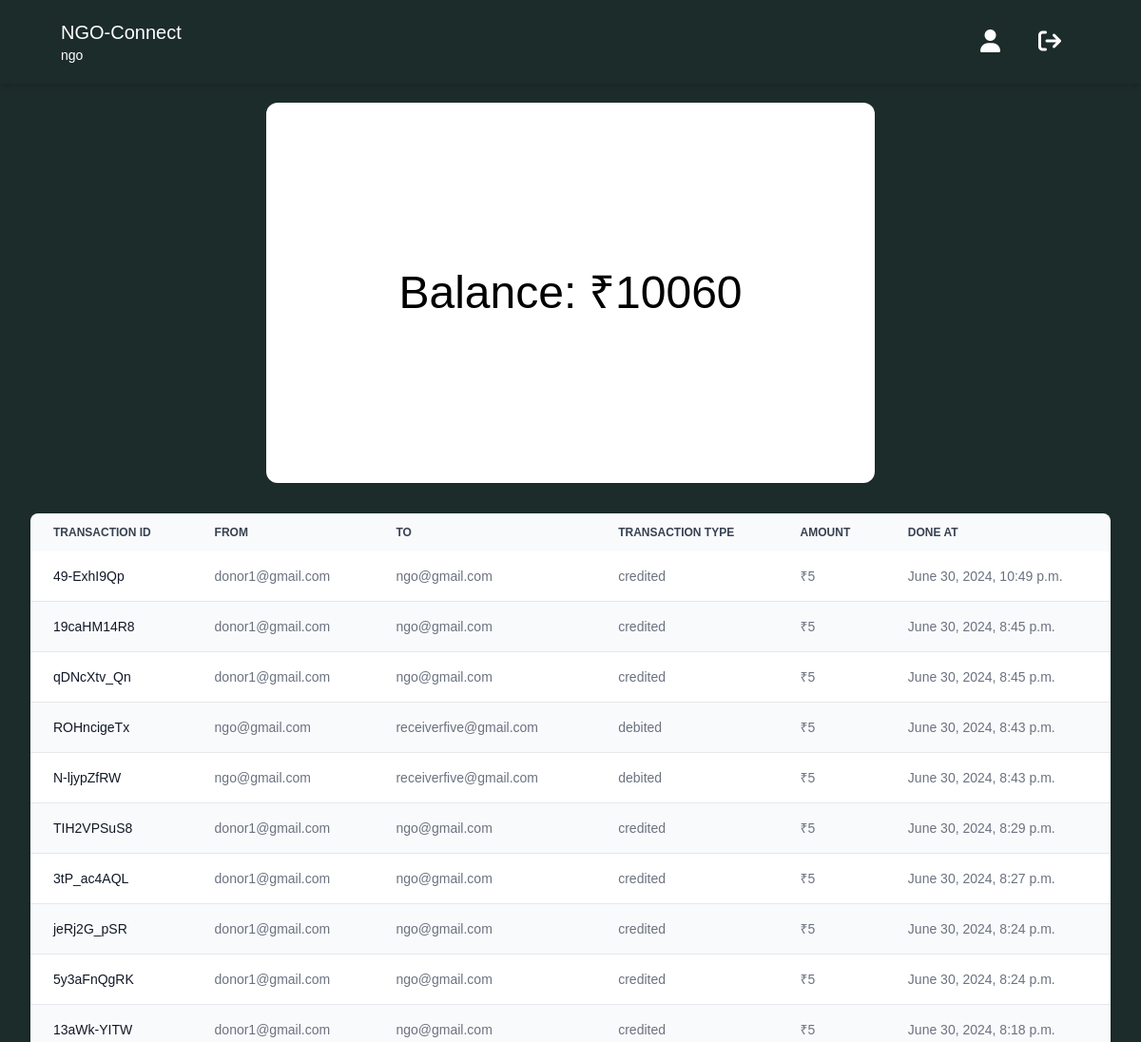
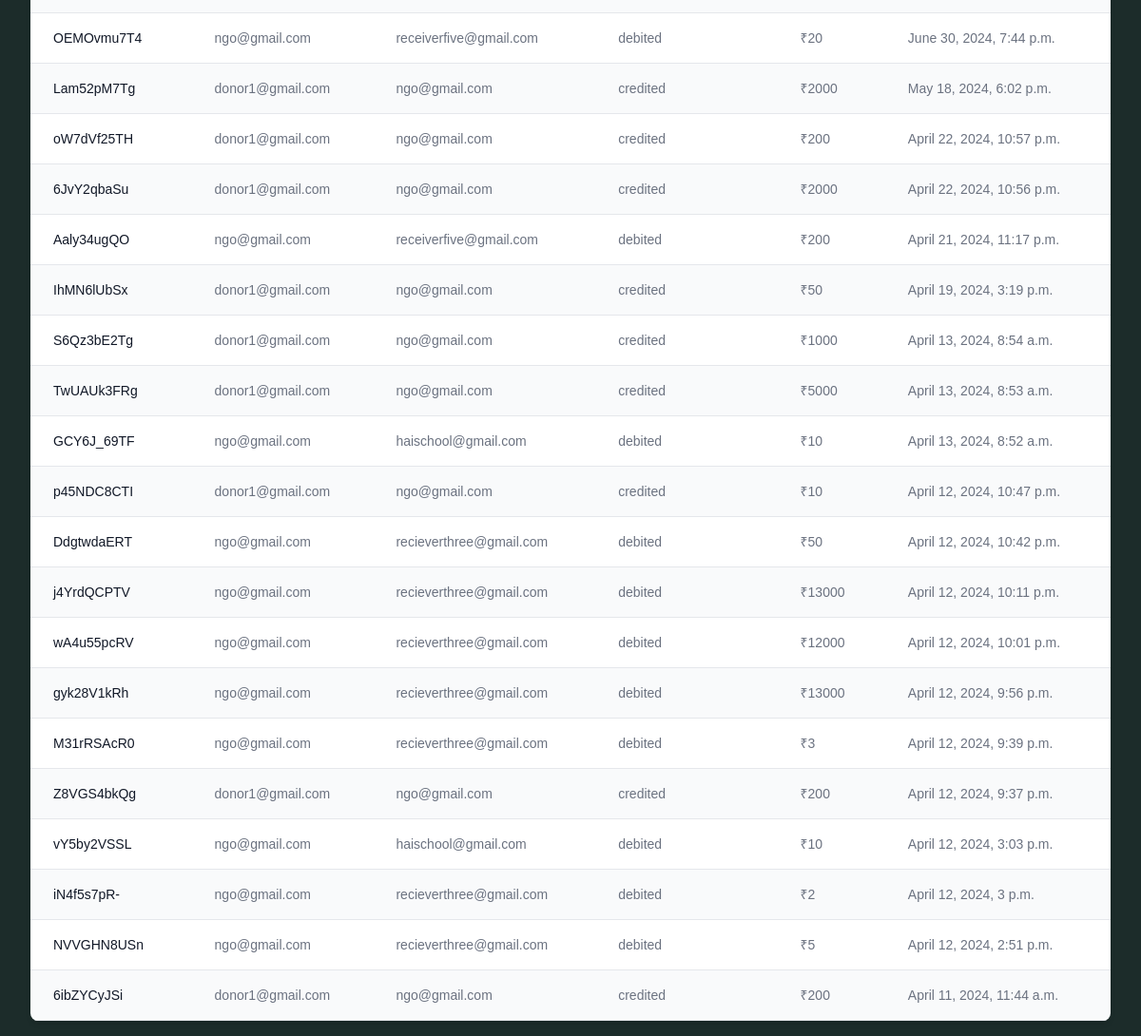
Screenshot of /ngo/ngo_balance_sheet (signed in) with the database file from the repository (2 pictures, top to bottom).
### ngo/models.py (models this page shows)
class NgoBank(models.Model):
    user = models.OneToOneField(User, on_delete=models.CASCADE)
    current_balance = models.IntegerField(null=True)

class NgoBankTransactions(models.Model):
    from_user = models.ForeignKey(User, on_delete=models.CASCADE, related_name='sent', null=True)
    to_user = models.ForeignKey(User, on_delete=models.CASCADE, related_name='received', null=True)
    amount = models.IntegerField(null=True)
    transaction_id = models.CharField(max_length=10, null=True)
    transaction_type = models.CharField(max_length=8, choices=(('credited', 'credited'), ('debited', 'debited')), null=True)
    done_at = models.DateTimeField(auto_now=True,blank=True, null=True)

### ngo/views.py (the view)
# urls.py: path('ngo_balance_sheet', views.ngo_balance_sheet, name="ngo_balance_sheet"),
def ngo_balance_sheet(request):
    profile=request.user
    try:
        bank = NgoBank.objects.get(user=request.user)
    except NgoBank.DoesNotExist:
        bank = NgoBank(user=request.user)
    transactions = NgoBankTransactions.objects.filter(
        Q(from_user=request.user) | Q(to_user=request.user)
    ).order_by('-done_at')
    context = {
        'user': profile,
        'bank': bank,
        'transactions': transactions,
    }
    return render(request, 'ngo_balance_sheet.html', context)

### ngo/templates/ngo_balance_sheet.html (shortened to what this page needs)
<!DOCTYPE html>
<html lang="en">
<head>
    <script src="https://cdn.tailwindcss.com"></script>
    <link rel="stylesheet" href="https://cdnjs.cloudflare.com/ajax/libs/font-awesome/6.1.1/css/all.min.css" />
</head>
<body style="font-family: sans-serif; background-color: #1C2C2A;" >
    <header
    class="lg:px-16 px-4 flex flex-wrap items-center py-4 shadow-md"
>
    <div class="flex-1 flex justify-between items-center">
      <a href="#" class="text-xl text-white">NGO-Connect <p class="text-sm">{{ user.first_name }}</p></a>
    </div>
    <div class="hidden lg:flex lg:items-center lg:w-auto w-full" id="menu">
        <nav>
            <ul class="lg:flex items-center justify-between text-base text-gray-700 pt-4 lg:pt-0">
                <li><a class="lg:p-4 py-3 rounded-md px-0 mx-1 block text-white" href="/ngo/ngo_profile_page"><i class="fa fa-user fa-xl" aria-hidden="true"></i></a></li>
                <li><a class="lg:p-4 py-3 rounded-md text-white px-0 mx-1 block" href="/logout"><i class="fa fa-sign-out fa-xl" aria-hidden="true"></i></a></li>
            </ul>
        </nav>
    </div>
</header>
<section class="m-1 flex justify-center items-center" id="balance">
    <div class="flex justify-center items-center text-center h-full w-full my-4 py-4 bg-white rounded-xl" style="height: 50vh; width: 80vh;">
        <h1 class="text-5xl">Balance: ₹{{bank.current_balance}}</h1>
    </div>
</section>
<section id="transactions" class="m-4 px-4">
    {% if transactions %}
    <div class="relative overflow-x-auto shadow-md sm:rounded-lg">
        <table class="w-full text-sm text-left rtl:text-right text-gray-500 dark:text-gray-400">
            <thead class="text-xs text-gray-700 uppercase bg-gray-50 dark:bg-gray-700 dark:text-gray-400">
                <tr>
                    <th scope="col" class="px-6 py-3">
                        Transaction Id
                    </th>
                    <th scope="col" class="px-6 py-3">
                        From
                    </th>
                    <th scope="col" class="px-6 py-3">
                        To
                    </th>
                    <th scope="col" class="px-6 py-3">
                        Transaction Type
                    </th>
                    <th scope="col" class="px-6 py-3">
                        Amount
                    </th>
                    <th scope="col" class="px-6 py-3">
                        Done At
                    </th>
                </tr>
            </thead>
            <tbody>
                {% for i in transactions %}
                <tr class="odd:bg-white odd:dark:bg-gray-900 even:bg-gray-50 even:dark:bg-gray-800 border-b dark:border-gray-700">
                    <th scope="row" class="px-6 py-4 font-medium text-gray-900 whitespace-nowrap dark:text-white">
                        {{ i.transaction_id }}
                    </th>
                    <td class="px-6 py-4">
                        {{ i.from_user }}
                    </td>
                    <td class="px-6 py-4">
                        {{ i.to_user }}
                    </td>
                    <td class="px-6 py-4">
                        {{ i.transaction_type }}
                    </td>
                    <td class="px-6 py-4">
                        ₹{{ i.amount }}
                    </td>
                    <td class="px-6 py-4">
                        {{ i.done_at }}
                    </td>
                </tr>
                {% endfor %}
            </tbody>
        </table>
    </div>
    {% endif %}
</section>
</body>
</html>

### rows the page displays
NgoBank: current_balance "10060"
NgoBankTransactions: transaction_id "49-ExhI9Qp", from_user "donor1@gmail.com", to_user "ngo@gmail.com", transaction_type "credited", amount "5", done_at "June 30, 2024, 10:49 p.m."
NgoBankTransactions: transaction_id "19caHM14R8", from_user "donor1@gmail.com", to_user "ngo@gmail.com", transaction_type "credited", amount "5", done_at "June 30, 2024, 8:45 p.m."
NgoBankTransactions: transaction_id "qDNcXtv_Qn", from_user "donor1@gmail.com", to_user "ngo@gmail.com", transaction_type "credited", amount "5", done_at "June 30, 2024, 8:45 p.m."
NgoBankTransactions: transaction_id "ROHncigeTx", from_user "ngo@gmail.com", to_user "receiverfive@gmail.com", transaction_type "debited", amount "5", done_at "June 30, 2024, 8:43 p.m."
NgoBankTransactions: transaction_id "N-ljypZfRW", from_user "ngo@gmail.com", to_user "receiverfive@gmail.com", transaction_type "debited", amount "5", done_at "June 30, 2024, 8:43 p.m."
NgoBankTransactions: transaction_id "TIH2VPSuS8", from_user "donor1@gmail.com", to_user "ngo@gmail.com", transaction_type "credited", amount "5", done_at "June 30, 2024, 8:29 p.m."
NgoBankTransactions: transaction_id "3tP_ac4AQL", from_user "donor1@gmail.com", to_user "ngo@gmail.com", transaction_type "credited", amount "5", done_at "June 30, 2024, 8:27 p.m."
NgoBankTransactions: transaction_id "jeRj2G_pSR", from_user "donor1@gmail.com", to_user "ngo@gmail.com", transaction_type "credited", amount "5", done_at "June 30, 2024, 8:24 p.m."
NgoBankTransactions: transaction_id "5y3aFnQgRK", from_user "donor1@gmail.com", to_user "ngo@gmail.com", transaction_type "credited", amount "5", done_at "June 30, 2024, 8:24 p.m."
NgoBankTransactions: transaction_id "13aWk-YITW", from_user "donor1@gmail.com", to_user "ngo@gmail.com", transaction_type "credited", amount "5", done_at "June 30, 2024, 8:18 p.m."
NgoBankTransactions: transaction_id "OEMOvmu7T4", from_user "ngo@gmail.com", to_user "receiverfive@gmail.com", transaction_type "debited", amount "20", done_at "June 30, 2024, 7:44 p.m."
NgoBankTransactions: transaction_id "Lam52pM7Tg", from_user "donor1@gmail.com", to_user "ngo@gmail.com", transaction_type "credited", amount "2000", done_at "May 18, 2024, 6:02 p.m."
NgoBankTransactions: transaction_id "oW7dVf25TH", from_user "donor1@gmail.com", to_user "ngo@gmail.com", transaction_type "credited", amount "200", done_at "April 22, 2024, 10:57 p.m."
NgoBankTransactions: transaction_id "6JvY2qbaSu", from_user "donor1@gmail.com", to_user "ngo@gmail.com", transaction_type "credited", amount "2000", done_at "April 22, 2024, 10:56 p.m."
NgoBankTransactions: transaction_id "Aaly34ugQO", from_user "ngo@gmail.com", to_user "receiverfive@gmail.com", transaction_type "debited", amount "200", done_at "April 21, 2024, 11:17 p.m."
NgoBankTransactions: transaction_id "IhMN6lUbSx", from_user "donor1@gmail.com", to_user "ngo@gmail.com", transaction_type "credited", amount "50", done_at "April 19, 2024, 3:19 p.m."
NgoBankTransactions: transaction_id "S6Qz3bE2Tg", from_user "donor1@gmail.com", to_user "ngo@gmail.com", transaction_type "credited", amount "1000", done_at "April 13, 2024, 8:54 a.m."
NgoBankTransactions: transaction_id "TwUAUk3FRg", from_user "donor1@gmail.com", to_user "ngo@gmail.com", transaction_type "credited", amount "5000", done_at "April 13, 2024, 8:53 a.m."
NgoBankTransactions: transaction_id "GCY6J_69TF", from_user "ngo@gmail.com", to_user "haischool@gmail.com", transaction_type "debited", amount "10", done_at "April 13, 2024, 8:52 a.m."
NgoBankTransactions: transaction_id "p45NDC8CTI", from_user "donor1@gmail.com", to_user "ngo@gmail.com", transaction_type "credited", amount "10", done_at "April 12, 2024, 10:47 p.m."
NgoBankTransactions: transaction_id "DdgtwdaERT", from_user "ngo@gmail.com", to_user "recieverthree@gmail.com", transaction_type "debited", amount "50", done_at "April 12, 2024, 10:42 p.m."
NgoBankTransactions: transaction_id "j4YrdQCPTV", from_user "ngo@gmail.com", to_user "recieverthree@gmail.com", transaction_type "debited", amount "13000", done_at "April 12, 2024, 10:11 p.m."
NgoBankTransactions: transaction_id "wA4u55pcRV", from_user "ngo@gmail.com", to_user "recieverthree@gmail.com", transaction_type "debited", amount "12000", done_at "April 12, 2024, 10:01 p.m."
NgoBankTransactions: transaction_id "gyk28V1kRh", from_user "ngo@gmail.com", to_user "recieverthree@gmail.com", transaction_type "debited", amount "13000", done_at "April 12, 2024, 9:56 p.m."
NgoBankTransactions: transaction_id "M31rRSAcR0", from_user "ngo@gmail.com", to_user "recieverthree@gmail.com", transaction_type "debited", amount "3", done_at "April 12, 2024, 9:39 p.m."
NgoBankTransactions: transaction_id "Z8VGS4bkQg", from_user "donor1@gmail.com", to_user "ngo@gmail.com", transaction_type "credited", amount "200", done_at "April 12, 2024, 9:37 p.m."
NgoBankTransactions: transaction_id "vY5by2VSSL", from_user "ngo@gmail.com", to_user "haischool@gmail.com", transaction_type "debited", amount "10", done_at "April 12, 2024, 3:03 p.m."
NgoBankTransactions: transaction_id "iN4f5s7pR-", from_user "ngo@gmail.com", to_user "recieverthree@gmail.com", transaction_type "debited", amount "2", done_at "April 12, 2024, 3 p.m."
NgoBankTransactions: transaction_id "NVVGHN8USn", from_user "ngo@gmail.com", to_user "recieverthree@gmail.com", transaction_type "debited", amount "5", done_at "April 12, 2024, 2:51 p.m."
NgoBankTransactions: transaction_id "6ibZYCyJSi", from_user "donor1@gmail.com", to_user "ngo@gmail.com", transaction_type "credited", amount "200", done_at "April 11, 2024, 11:44 a.m."

### other values shown
{{ user.first_name }} "ngo"
